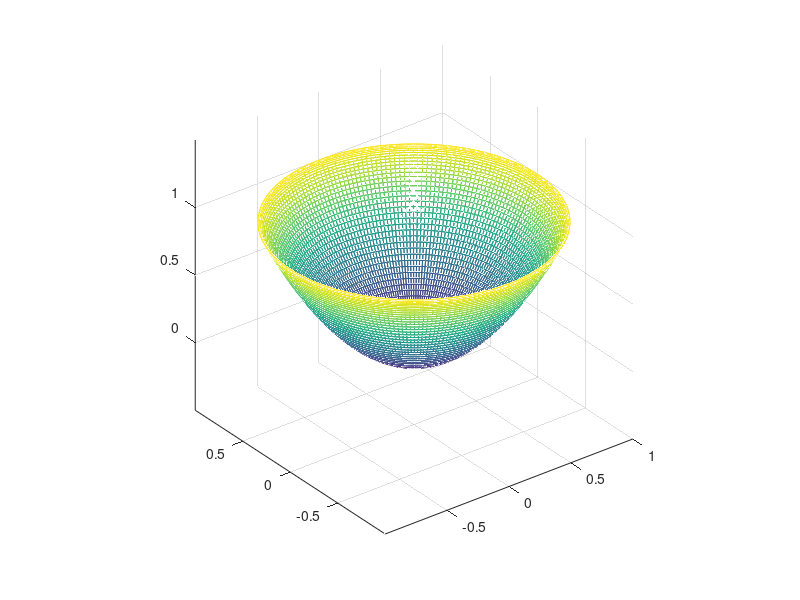

This figure's MATLAB source:
function plotparab(a,b)
% Dibuja un paraboloide elíptico

   if nargin < 2
      a=1; 
      b=1;
   end

   t = linspace(0,2*pi,100);
   u = linspace(0,2*pi,100);
   [tt, uu] = meshgrid(t, u);

   x = a * cos(tt) .* cos(uu);
   y = b * cos(tt) .* sin(uu);
   z = (cos(tt)).^ 2;

   mesh(x,y,z);
   axis equal;

end
